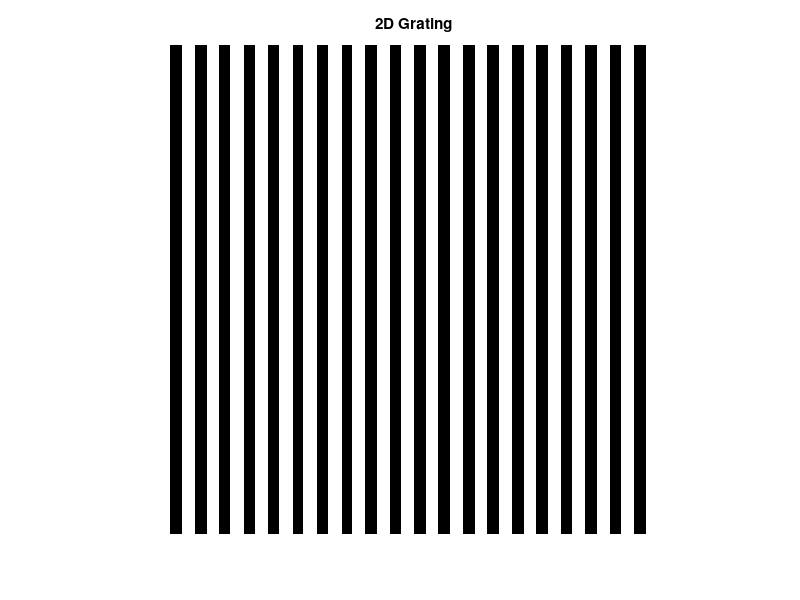
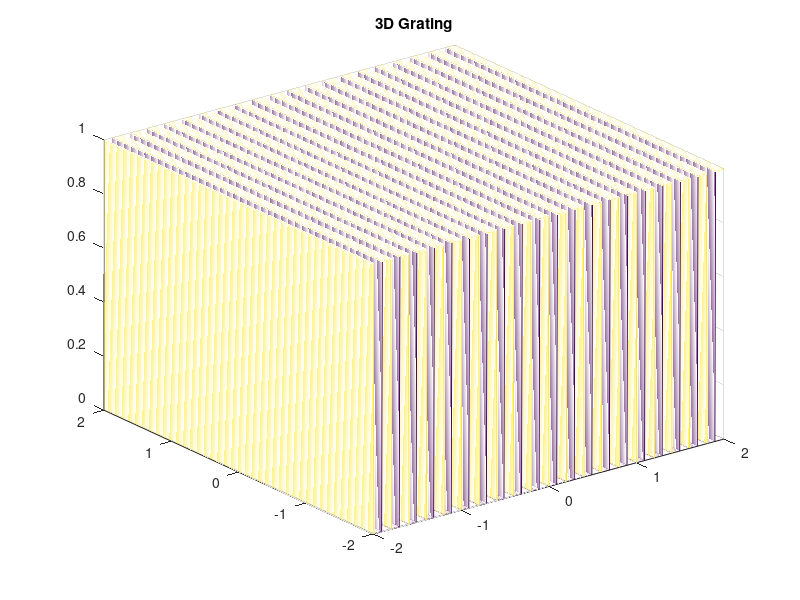

MATLAB code for these plots, in order: (Note: this script raises an error after producing the figures.)
%% sinusoid 2D

N = 500;
x = linspace(-2,2,N);
y = 2*sin(8*pi*x);

plot(x,y); % plots y as a function of x
title("2D Sinusoid")
xlabel("x-direction (cm)")
ylabel("y-direction (cm)")
axis equal
ylim([-2 2])


%% sinusoid (3D)

N = 500;
x = linspace(-2,2,N);
y = x;
[X,~] = meshgrid(x,y); % creates matrix of x by y
z = 2*sin(8*pi*X);
g = rescale(z,0,255); % rescales ranges from -/+ to 0 to 255
figure(2);
mesh(x,y,g); % plots 3D surface with height g
title("3D Sinusoid")
xlabel("x-direction (cm)")
ylabel("y-direction (cm)")
zlabel("Rescaled Range")

%% grating

M = 500;
a = linspace(-2,2,M);
b = a;
[A,~] = meshgrid(a,b); % creates matrix of a by b
c = sin(10*pi*A);
G = zeros(size(c));
G(c<0.1) = 1;
figure(1);
imshow(G); % 2D view of G
title("2D Grating")
figure(2);
mesh(a,b,G) % plots 3D surface with height G
title("3D Grating")
%% annulus(2D)

t = 0.1:0.1:2*pi;
x1 = 6*cos(t);
y1 = 6*sin(t);
x2 = 2*cos(t);
y2 = 2*sin(t);
pgon = polyshape({x1,x2},{y1,y2}); % sets two concentric circles
plot(pgon)
title("Annulus")
axis equal

%% annulus(3D)

q = linspace(0,2*pi,64);
p = linspace(1,3,16);
[T,R] = meshgrid(q,p); % creates matrix of q by p
Q = R.*cos(T);
P = R.*sin(T);
Z = Q.^2 - P.^2;
figure(1);
surf(Q,P,Z) % plots 3D surface with height Z
title("Hyperbolic Paraboloid with Central Hole")
c
%% hexagon array
hold on

% plots each hexagon in specific coordinates
for i = [-3 3]                 % hexagon x-coordinates
    for j = -1.745:1.745:1.745 % hexagon y-coordinates
    hex = nsidedpoly(6,'Center',[i j],'SideLength',1);
    plot(hex, "FaceColor", "[0.9290, 0.6940, 0.1250]");
    end
end

for i = [-1.5 1.5]                 % hexagon x-coordinates
    for j = linspace(-2.6,2.6,4)   % hexagon y-coordinates
    hex = nsidedpoly(6,'Center',[i j],'SideLength',1);
    plot(hex, "FaceColor", "[0.9290, 0.6940, 0.1250]");
    end
end

for j = [-3.49 -1.745 3.49 1.745]  % hexagon y-coordinates
    hex = nsidedpoly(6,'Center',[0 j],'SideLength',1);
    plot(hex, "FaceColor", "[0.9290, 0.6940, 0.1250]");
end

% plots outer circle
t = 0.1:0.1:2*pi;
x1 = 4.7*cos(t);
y1 = 4.7*sin(t);
x2 = 4.5*cos(t);
y2 = 4.5*sin(t);
pgon = polyshape({x1,x2},{y1,y2}); % sets two concentric circles
p2 = plot(pgon,"FaceColor", "k");

title("JWST Mirror Hexagon Array")

axis equal
%% Olympics

N = 1000;
angle = linspace(pi/4,9*pi/4,N);
% coordinating the circles
xb = cos(angle) * 0.9;
yb = sin(angle) * 0.9;
xy = cos(angle) * 0.9 + 1;
yy = sin(angle) * 0.9 - 1;
xk = cos(angle) * 0.9 + 2;
yk = sin(angle) * 0.9;
xg = cos(angle) * 0.9 + 3;
yg = sin(angle) * 0.9 - 1;
xr = cos(angle) * 0.9 + 4;
yr = sin(angle) * 0.9;

hold on
% plotting the circles
plot(xb(1:3*N/4),yb(1:3*N/4),'b','linewidth',6);
plot(xy(N/4:N),yy(N/4:N),'y','linewidth',6)

plot(xk(1:3*N/4),yk(1:3*N/4),'k','linewidth',6);
plot(xy(1:N/4),yy(1:N/4),'y','linewidth',6);
plot(xb(3*N/4:end),yb(3*N/4:end),'b','linewidth',6);

plot(xr(1:N/2),yr(1:N/2),'r','linewidth',6);
plot(xg(1:N),yg(1:N),'g','linewidth',6);

plot(xk(3*N/4:N),yk(3*N/4:N),'k','linewidth',6);
plot(xr(N/2:N),yr(N/2:N),'r','linewidth',6);

axis equal
title("Olympics")
xlim([-1.2 5.2])
set(h1,'Color',[1 1 1])
hold off

%% Creating colored images

N = 500;
x = linspace(-10,10,N);
y = x;
[X,Y] = meshgrid(x,y);
Rd = zeros(N,N);
Gn = Rd;
Bl = Rd;
% draw colored circles
Rt = 3;
RC = 4;
deg = 30;
xt = Rt*cosd(deg);
yt = Rt*sind(deg);
R = sqrt((X.^2) + (Y+Rt).^2);
Rd (find (R<RC)) = 1;
figure(1);
imshow(Rd);
R = sqrt((X-xt).^2 + (Y-yt).^2);
Gn (find(R<RC)) = 1;
figure(2);
imshow(Gn);
R = sqrt((X+xt).^2 + (Y-yt).^2);
Bl (find(R<RC)) = 1;
figure(3);
imshow(Bl);
I(:,:,1) = Rd;
I(:,:,2) = Gn;
I(:,:,3) = Bl;
figure;
image(I);
axis equal;

%% Histogram Backprojection
Igray = rgb2gray(imread('cat.jpg'));
imshow(Igray);
PDF = hist(Igray(:), 0:255)/numel(Igray);
CDF = cumsum(PDF);
figure;
plot(0:255, CDF);
x = 0:255;
desiredCDF = (1/255) * x;
newGS = interp1(desiredCDF, x, CDF(Igray(:)+1));
Igraynew = reshape(newGS, size(Igray));
figure;
imshow(uint8(Igraynew));

%% Contrast Enhancement

Original_Image = rgb2gray(imread('cat.jpg'));

% contrast stretching formula
Rold = double(Original_Image);
Rmin = double(min(Original_Image));
Pmin1 = prctile(Rmin, 10);
Rmax = double(max(Original_Image));
Pmax1 = prctile(Rmax, 10);
contrast = ((Rold - Pmin1)./(Pmax1 - Pmin1));

% Compare the Original and Contrast Stretched Image
figure(1);
imshow(Original_Image), title('Original Image');
figure(2);
imshow(contrast), title('Contrast Stretched Image');

% compare the histograms of the original and contrast streched images
PDF = hist(Original_Image(:), 0:255)/numel(Original_Image);
figure(3);
plot(0:255, PDF);

PDF = hist(contrast(:), 0:255)/numel(contrast);
figure(4);
plot(0:255, PDF);
xlim([0 10])


%% Restoring faded colored photographs - Contrast Stretching

Original_Image = imread("cat.jpg");

%Divide the image into RGB layers
R = Original_Image(:,:,1);
G = Original_Image(:,:,2);
B = Original_Image(:,:,3);

%Compare the Original Image and the Graylevel intensity of the RGB layers. 
figure(1);
imshow(Original_Image), title('Original Image')
figure(2);
imshow(R), title('Red')
figure(3);
imshow(G), title('Green')
figure(4);
imshow(B), title('Blue')

%Red Contrast Stretching
Rold = double(R);
Rmin = double(min(R));
Pmin1 = prctile(Rmin, 20);
Rmax = double(max(R));
Pmax1 = prctile(Rmax, 20);
Rcontrast = ((Rold - Pmin1)./(Pmax1 - Pmin1));

%Green Contrast Stretching
Gold = double(G);
Gmin = double(min(G));
Pmin2 = prctile(Gmin, 20);
Gmax = double(max(G));
Pmax2 = prctile(Gmax, 20);
Gcontrast = ((Rold - Pmin2)./(Pmax2 - Pmin2));

%Blue Contrast Stretching
Bold = double(B);
Bmin = double(min(B));
Pmin3 = prctile(Bmin, 20);
Bmax = double(max(B));
Pmax3 = prctile(Bmax, 20);
Bcontrast = ((Bold - Pmin3)./(Pmax3 - Pmin3));

%Put the Contrast Stretched RGB into the RGB layers of the new image. 
I_restored(:,:,1) = Rcontrast;
I_restored(:,:,2) = Gcontrast;
I_restored(:,:,3) = Bcontrast;

%Compare the Original and Contrast Stretched Image
figure(5);
imshow(I_restored), title('Contrast Stretched Image');

%Compare the histograms of the original and contrast streched images
PDF = hist(Original_Image(:), 0:255)/numel(Original_Image);
figure(6);
plot(0:255, PDF);

PDF = hist(I_restored(:), 0:255)/numel(I_restored);
figure(7);
plot(0:255, PDF);
xlim([0 10])

%% Restoring faded colored photographs - Gray World Algorithm

Original_Image = imread("cat.jpg");

%Divide the original image into its RGB layers.

R = Original_Image(:,:,1);
G = Original_Image(:,:,2);
B = Original_Image(:,:,3);
R_layer = double(R);
G_layer = double(G);
B_layer = double(B);

%Calculate for the average value of the red, green and blue channel. 
Rave = double(mean2(R_layer));
Bave = double(mean2(B_layer));
Gave = double(mean2(G_layer));

%To get the white balanced image, divide each RGB channel by the respective averages. 
Rwb = R_layer./Rave;
Gwb = G_layer./Gave;
Bwb = B_layer./Bave;

%Put the balanced RGB layers into the new image. 
Restored_Image(:,:,1) = Rwb;
Restored_Image(:,:,2) = Gwb;
Restored_Image(:,:,3) = Bwb;

figure(1);
imshow(Original_Image), title('Original Image');
figure(2);
imshow(Restored_Image*0.5), title('Restored Image');

%% Restoring faded colored photographs - White Patch Algorithm

Original_Image = imread("cat.jpg");

%Divide the original image into its RGB layers.
R = Original_Image(:,:,1);
G = Original_Image(:,:,2);
B = Original_Image(:,:,3);
R_orig = double(R);
G_orig = double(G);
B_orig = double(B);

%Crop a region of white patch in the original image
white_patch = imcrop(Original_Image);

%Divide the cropped white patch into it RGB layers
R_whitepatch = double(white_patch(:,:,1));
G_whitepatch = double(white_patch(:,:,2));
B_whitepatch = double(white_patch(:,:,3)); 

%Average the RGB of the white pixels to get R_whiteAve, G_whiteAve, B_whiteAve, separately
R_whiteAve = double(mean2(R_whitepatch));
G_whiteAve = double(mean2(G_whitepatch));
B_whiteAve = double(mean2(B_whitepatch));

%Divide each channel with the whole original image with the respective white averages from each channel
R_restored = R_orig./R_whiteAve;
G_restored = G_orig./G_whiteAve;
B_restored = B_orig./B_whiteAve;

%Put the balanced RGB layers into the new image I_restored.
I_restored(:,:,1) = R_restored;
I_restored(:,:,2) = G_restored;
I_restored(:,:,3) = B_restored;

%Show the difference of the Original and Balanced Image
figure(1);
imshow(Original_Image), title('Original Image');
figure(2);
imshow(I_restored), title('Enhanced');
